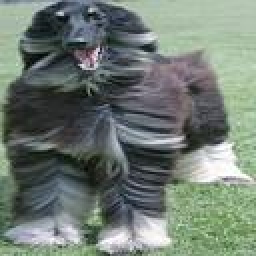
#> input picture n02088094-Afghan_hound/n02088094_1003-0.jpg, 128 x 128 px, found by its file name (shown 2 times larger); its folder holds only this picture in this run
$ jupyter execute --allow-errors 'DM Assignment 1.ipynb'
#> lines starting #> are read from the running program, lines starting #| are printed output that depends on the picture
[cell 1]
import os
import xml.etree.ElementTree as ET
from PIL import Image, ImageOps
from pathlib import Path

# Paths to your Images and Annotations directories
annotations_dir = r"C:\Users\nagal\anaconda3\PA\Annotation"
images_dir = r"C:\Users\nagal\anaconda3\PA\Images"
cropped_dir = r"C:\Users\nagal\anaconda3\PA\Cropped"

# Get bounding boxes from annotation files
def get_bounding_boxes(annot_path):
    try:
        tree = ET.parse(annot_path)
        root = tree.getroot()
        objects = root.findall('object')
        bbox = []

        for obj in objects:
            bndbox = obj.find('bndbox')
            xmin = int(bndbox.find('xmin').text)
            ymin = int(bndbox.find('ymin').text)
            xmax = int(bndbox.find('xmax').text)
            ymax = int(bndbox.find('ymax').text)
            bbox.append((xmin, ymin, xmax, ymax))
        return bbox
    except Exception as e:
        print(f"Error processing {annot_path}: {e}")
        return None

# Crop and resize the images using the bounding boxes
def process_images(image_dir, annotation_dir, output_dir):
    for root, dirs, files in os.walk(image_dir):
        for file in files:
            if file.endswith('.jpg'):
                image_path = os.path.join(root, file)

                # Find the subfolder the image belongs to
                relative_image_subfolder = os.path.relpath(root, image_dir)

                # Locate the corresponding annotation file in the matching subfolder
                annotation_subfolder = os.path.join(annotation_dir, relative_image_subfolder)
                annotation_filename = file.replace('.jpg', '')
                annotation_path = os.path.join(annotation_subfolder, annotation_filename)

                # Check if the corresponding annotation file exists
                if os.path.exists(annotation_path):
                    # Load image and bounding boxes
                    image = Image.open(image_path)
                    bbox = get_bounding_boxes(annotation_path)

                    # Process only if bounding boxes were found
                    if bbox:
                        for i, box in enumerate(bbox):
                            cropped_image = image.crop(box)
                            resized_image = cropped_image.resize((128, 128), Image.Resampling.LANCZOS)

                            # Save cropped and resized images
                            new_image_subfolder = os.path.join(output_dir, relative_image_subfolder)
                            new_path = os.path.join(new_image_subfolder, file.replace('.jpg', f'-{i}.jpg'))
                            Path(os.path.dirname(new_path)).mkdir(parents=True, exist_ok=True)
                            resized_image.save(new_path)
                            print(f"Processed and saved: {new_path}")
                else:
                    print(f"Annotation file missing for: {file}")

# Execute for your dataset
process_images(images_dir, annotations_dir, cropped_dir)

[cell 2]
import os
import numpy as np
from PIL import Image
import matplotlib.pyplot as plt
from skimage import filters, exposure
from sklearn.metrics.pairwise import euclidean_distances, manhattan_distances, cosine_distances

# Paths to your cropped images directory
cropped_dir = r"C:\Users\nagal\anaconda3\PA\Cropped"

# Function to convert image to grayscale and compute the edge angle
def compute_edge_histogram(image_path):
    image = Image.open(image_path).convert('L')  # Convert to grayscale
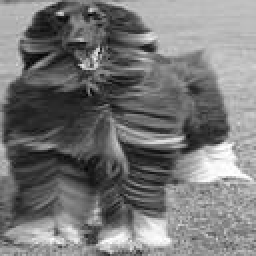
#> image: PIL image 128x128 L (shown 2 times larger); min 4, max 255, mean 119.4
    image_np = np.array(image)

    # Sobel filter to calculate gradient in horizontal and vertical directions
    sobel_h = filters.sobel_h(image_np)
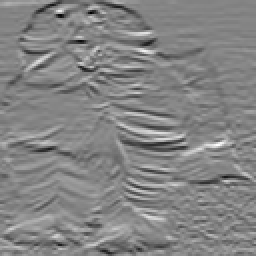
#> sobel_h: shape (128, 128) float64 (shown 2 times larger); min -0.684, max 0.633, mean -0.00106; drawn with min black and max white
    sobel_v = filters.sobel_v(image_np)
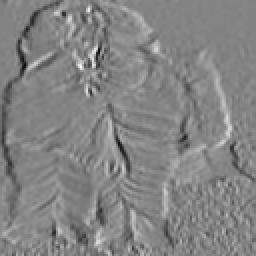
#> sobel_v: shape (128, 128) float64 (shown 2 times larger); min -0.564, max 0.528, mean 0.00165; drawn with min black and max white

    # Compute the angle of the gradient
    angle = np.mod(np.arctan2(sobel_v, sobel_h), np.pi)
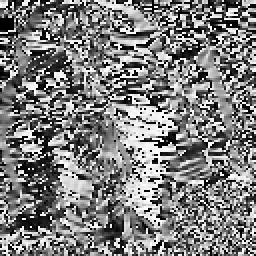
#> angle: shape (128, 128) float64 (shown 2 times larger); min 0, max 3.14, mean 1.56; drawn with min black and max white

    # Compute the histogram (36 bins)
    hist, hist_centers = exposure.histogram(angle, nbins=36)
#> hist = 36 values, max 948 at index 0, min 292 at index 22, mean 455.1; hist_centers = 36 values from 0.0436 to 3.1

    return hist, hist_centers

# Function to plot the image and its edge histogram
def plot_edge_histogram(image_path, hist, hist_centers):
    image = Image.open(image_path)
#> image is the input picture: PIL image 128x128 RGB; mean R, G, B 112.4, 123.7, 115.2

    # Plot the image
    plt.figure(figsize=(10, 4))
    plt.subplot(1, 2, 1)
    plt.imshow(image)
    plt.title('Original Image')
    plt.axis('off')

    # Plot the histogram
    plt.subplot(1, 2, 2)
    plt.bar(hist_centers, hist, width=0.1)
    plt.title('Edge Histogram')
    plt.xlabel('Bins')
    plt.ylabel('Pixel Count')
    plt.show()
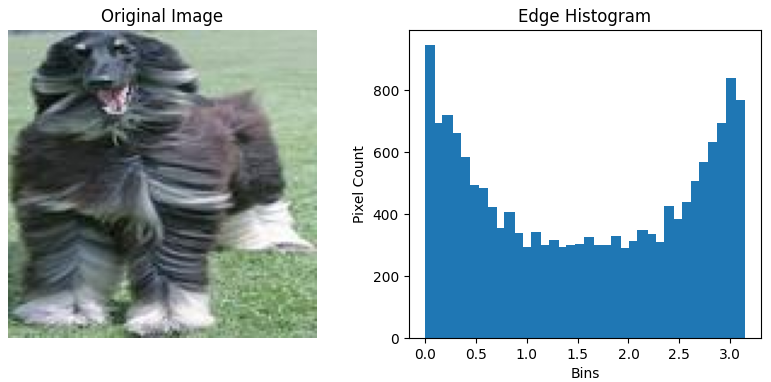
#> figure drawn by matplotlib, 2 panels; panel 2: tallest bar 948 high, from x = -0.00637 to 0.0936

# Process each class, pick one image, and compute histograms
class_folders = ["n02088094-Afghan_hound", "n02093428-American_Staffordshire_terrier", "n02110627-affenpinscher", "n02116738-African_hunting_dog"]
histograms = []
image_paths = []

#> (the rest of this cell did not finish here and is left out)

[cell 3]
# Initialize lists to store HOG features and image paths
hog_features_list = []

# Compute HOG for each of the four selected images
#> (the rest of this cell did not finish here and is left out)

[cell 4]
import os
import numpy as np
import matplotlib.pyplot as plt
from PIL import Image
from skimage import filters, exposure
from sklearn.decomposition import PCA

# Define the path to your cropped images directory
cropped_dir = r"C:\Users\nagal\anaconda3\PA\Cropped"

# Function to compute edge histogram for an image
def compute_edge_histogram(image_path):
    image = Image.open(image_path).convert('L')  # Convert to grayscale
    image_np = np.array(image)

    # Sobel filter to calculate gradient in horizontal and vertical directions
    sobel_h = filters.sobel_h(image_np)
    sobel_v = filters.sobel_v(image_np)

    # Compute the angle of the gradient
    angle = np.mod(np.arctan2(sobel_v, sobel_h), np.pi)

    # Compute the histogram (36 bins)
    hist, _ = exposure.histogram(angle, nbins=36)

    return hist

# Initialize lists to store histograms and image paths
histograms = []
class_folders = ["n02088094-Afghan_hound", "n02093428-American_Staffordshire_terrier",
                 "n02110627-affenpinscher", "n02116738-African_hunting_dog"]

# Compute histograms for all images in each class
#> (the rest of this cell did not finish here and is left out)
